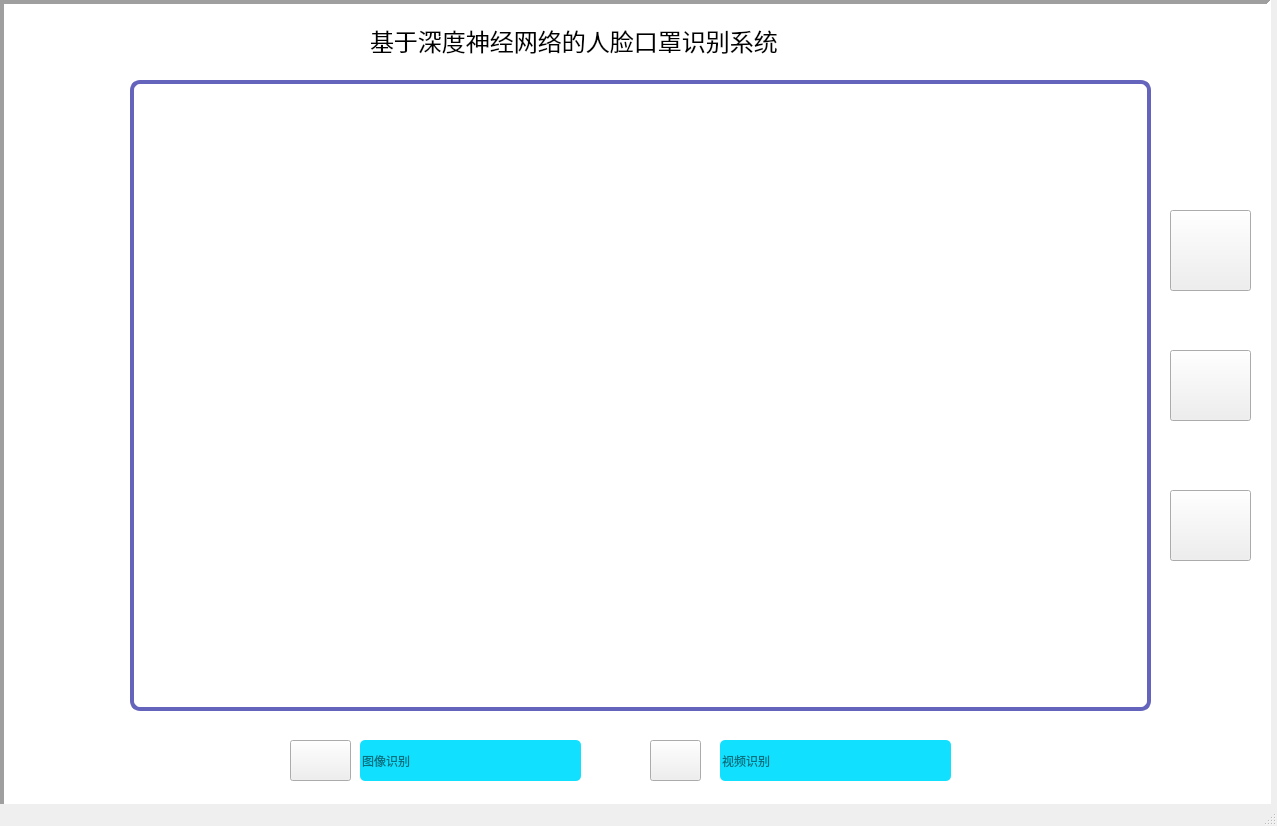
<?xml version="1.0" encoding="UTF-8"?>
<ui version="4.0">
 <class>MainWindow</class>
 <widget class="QMainWindow" name="MainWindow">
  <property name="geometry">
   <rect>
    <x>0</x>
    <y>0</y>
    <width>1277</width>
    <height>826</height>
   </rect>
  </property>
  <property name="baseSize">
   <size>
    <width>1600</width>
    <height>900</height>
   </size>
  </property>
  <property name="windowTitle">
   <string>人脸口罩识别系统</string>
  </property>
  <property name="windowIcon">
   <iconset resource="icon.qrc">
    <normaloff>:/bg/maskIcon.png</normaloff>:/bg/maskIcon.png</iconset>
  </property>
  <property name="styleSheet">
   <string notr="true"/>
  </property>
  <widget class="QWidget" name="centralwidget">
   <widget class="QPushButton" name="vedio_1">
    <property name="geometry">
     <rect>
      <x>1170</x>
      <y>210</y>
      <width>81</width>
      <height>81</height>
     </rect>
    </property>
    <property name="toolTip">
     <string/>
    </property>
    <property name="toolTipDuration">
     <number>-1</number>
    </property>
    <property name="whatsThis">
     <string/>
    </property>
    <property name="styleSheet">
     <string notr="true">border-image: url(:/bg/vedio.png);</string>
    </property>
    <property name="text">
     <string/>
    </property>
   </widget>
   <widget class="QPushButton" name="vedio_2">
    <property name="geometry">
     <rect>
      <x>1170</x>
      <y>350</y>
      <width>81</width>
      <height>71</height>
     </rect>
    </property>
    <property name="toolTip">
     <string/>
    </property>
    <property name="styleSheet">
     <string notr="true">border-image: url(:/bg/vedio2.png);</string>
    </property>
    <property name="text">
     <string/>
    </property>
   </widget>
   <widget class="QFrame" name="frame">
    <property name="geometry">
     <rect>
      <x>130</x>
      <y>80</y>
      <width>1021</width>
      <height>631</height>
     </rect>
    </property>
    <property name="styleSheet">
     <string notr="true">border-radius:10px;
border:4px solid rgb(100, 100,189)</string>
    </property>
    <property name="frameShape">
     <enum>QFrame::Panel</enum>
    </property>
    <property name="frameShadow">
     <enum>QFrame::Sunken</enum>
    </property>
    <property name="lineWidth">
     <number>3</number>
    </property>
    <property name="midLineWidth">
     <number>3</number>
    </property>
   </widget>
   <widget class="QPushButton" name="shut_vedio">
    <property name="geometry">
     <rect>
      <x>1170</x>
      <y>490</y>
      <width>81</width>
      <height>71</height>
     </rect>
    </property>
    <property name="toolTip">
     <string/>
    </property>
    <property name="styleSheet">
     <string notr="true">border-image: url(:/bg/shut_v.png);</string>
    </property>
    <property name="text">
     <string/>
    </property>
   </widget>
   <widget class="QLabel" name="label">
    <property name="geometry">
     <rect>
      <x>370</x>
      <y>10</y>
      <width>621</width>
      <height>61</height>
     </rect>
    </property>
    <property name="font">
     <font>
      <family>Garamond</family>
      <pointsize>18</pointsize>
      <weight>10</weight>
      <italic>false</italic>
      <bold>false</bold>
     </font>
    </property>
    <property name="styleSheet">
     <string notr="true">font: 87 18pt &quot;Garamond&quot;;</string>
    </property>
    <property name="text">
     <string>基于深度神经网络的人脸口罩识别系统</string>
    </property>
   </widget>
   <widget class="QLineEdit" name="lineEdit">
    <property name="geometry">
     <rect>
      <x>360</x>
      <y>740</y>
      <width>221</width>
      <height>41</height>
     </rect>
    </property>
    <property name="styleSheet">
     <string notr="true">background-color: rgb(17, 224, 255);
border-radius:5px;</string>
    </property>
    <property name="text">
     <string/>
    </property>
    <property name="placeholderText">
     <string>图像识别</string>
    </property>
   </widget>
   <widget class="QPushButton" name="img_rec">
    <property name="geometry">
     <rect>
      <x>290</x>
      <y>740</y>
      <width>61</width>
      <height>41</height>
     </rect>
    </property>
    <property name="toolTip">
     <string/>
    </property>
    <property name="styleSheet">
     <string notr="true">border-image: url(:/bg/img_rec.png);</string>
    </property>
    <property name="text">
     <string/>
    </property>
   </widget>
   <widget class="QLineEdit" name="lineEdit_2">
    <property name="geometry">
     <rect>
      <x>720</x>
      <y>740</y>
      <width>231</width>
      <height>41</height>
     </rect>
    </property>
    <property name="styleSheet">
     <string notr="true">background-color: rgb(17, 224, 255);
border-radius:5px;</string>
    </property>
    <property name="text">
     <string/>
    </property>
    <property name="placeholderText">
     <string>视频识别</string>
    </property>
   </widget>
   <widget class="QPushButton" name="mp4_rec">
    <property name="geometry">
     <rect>
      <x>650</x>
      <y>740</y>
      <width>51</width>
      <height>41</height>
     </rect>
    </property>
    <property name="toolTip">
     <string/>
    </property>
    <property name="styleSheet">
     <string notr="true">border-image: url(:/bg/vedio_rec.png);</string>
    </property>
    <property name="text">
     <string/>
    </property>
   </widget>
   <widget class="QListView" name="listView">
    <property name="geometry">
     <rect>
      <x>0</x>
      <y>0</y>
      <width>1271</width>
      <height>811</height>
     </rect>
    </property>
    <property name="toolTip">
     <string/>
    </property>
    <property name="toolTipDuration">
     <number>-1</number>
    </property>
    <property name="styleSheet">
     <string notr="true">border-image: url(:/bg/bg.jpg);
</string>
    </property>
    <property name="frameShape">
     <enum>QFrame::Panel</enum>
    </property>
    <property name="lineWidth">
     <number>4</number>
    </property>
    <property name="midLineWidth">
     <number>3</number>
    </property>
   </widget>
   <zorder>listView</zorder>
   <zorder>vedio_1</zorder>
   <zorder>vedio_2</zorder>
   <zorder>shut_vedio</zorder>
   <zorder>label</zorder>
   <zorder>lineEdit</zorder>
   <zorder>img_rec</zorder>
   <zorder>lineEdit_2</zorder>
   <zorder>mp4_rec</zorder>
   <zorder>frame</zorder>
  </widget>
  <widget class="QStatusBar" name="statusbar"/>
 </widget>
 <resources>
  <include location="icon.qrc"/>
 </resources>
 <connections/>
</ui>
